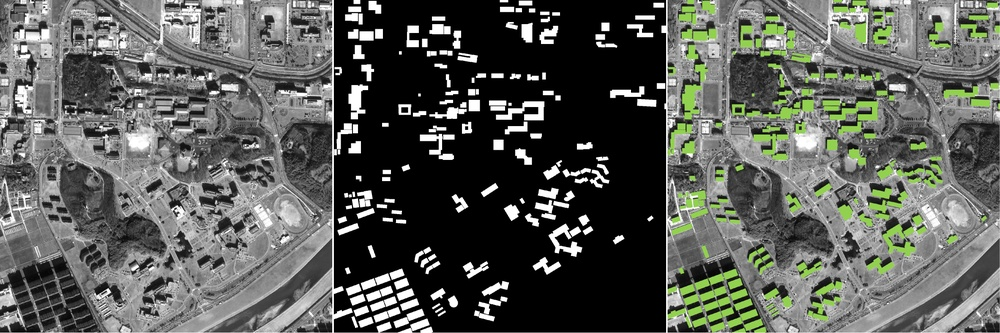
#> input picture Keras-Residual Unet/data_samples/data_sample.jpg, 1000 x 333 px, shrunk from 4732 x 1574 before the run; its folder holds only this picture in this run
$ python -i Algo.py   (imports and definitions only)
#> lines starting #> are read from the running program, lines starting #| are printed output that depends on the picture
import random
import numpy as np
import math
import cv2 as cv
from function import Deal

# 类：点
class Point:
    # x和y是二维数组的坐标，value是其单通道值，group为该点的聚类类型
    # 其中x对应width值，y对应height值
    __slots__ = ["x", "y", "value", "group"]

    # 初始化归零
    def __init__(self, x=0, y=0, value=0, group=0):
        self.x, self.y, self.value, self.group = x, y, value, group


# 最大距离：无限大
DISTANCE_MAX = 1e100


# [170 lines left out: functions p2p_distance, nearest_center, k_means_plus, k_means, not called in this run]


class LevelSet:
    # [183 lines left out: functions __init__, initialize, evolution, dirac, heaviside, curvature and 1 more, not called in this run]

>>> import cv2
>>> picture = cv2.imread('../../Keras-Residual Unet/data_samples/data_sample.jpg', cv2.IMREAD_GRAYSCALE)
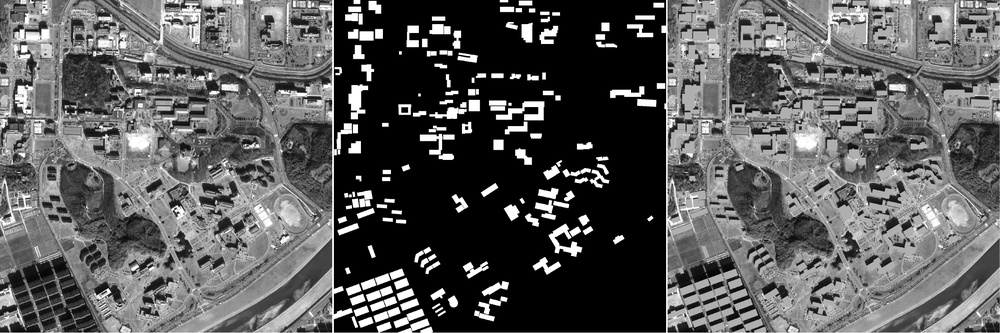
#> picture: shape (333, 1000); min 0, max 255, mean 91.6
>>> result = LevelSet(picture).evolution()
#> after the loop in evolution, `for i in range(self.iterNum):`: self.m_Phi: shape (333, 1000); every value is 0
